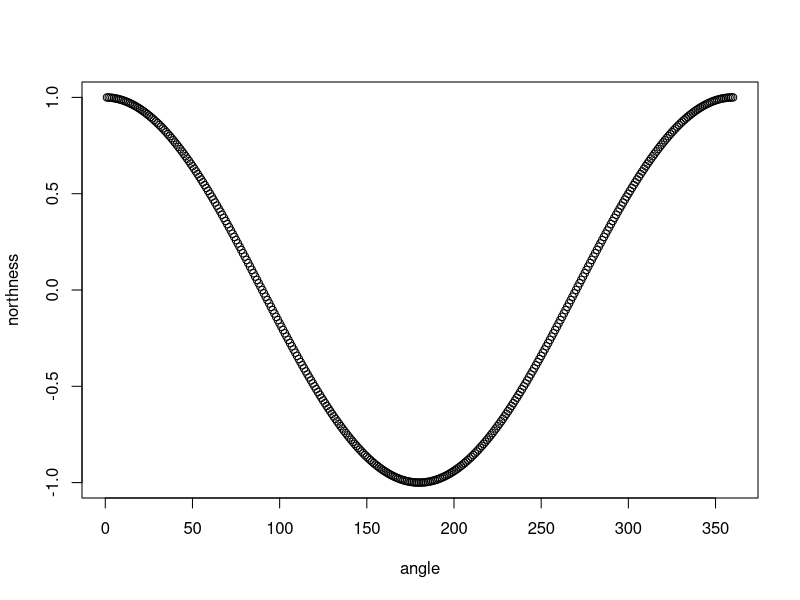
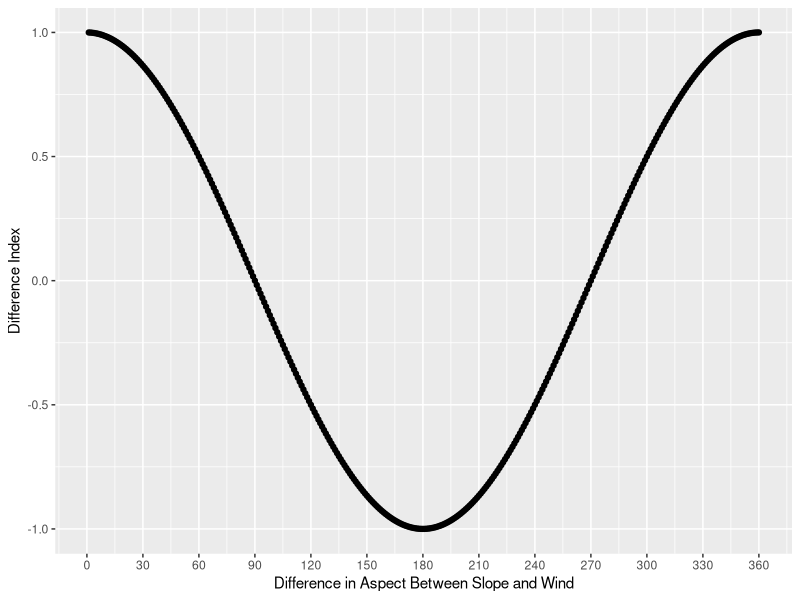
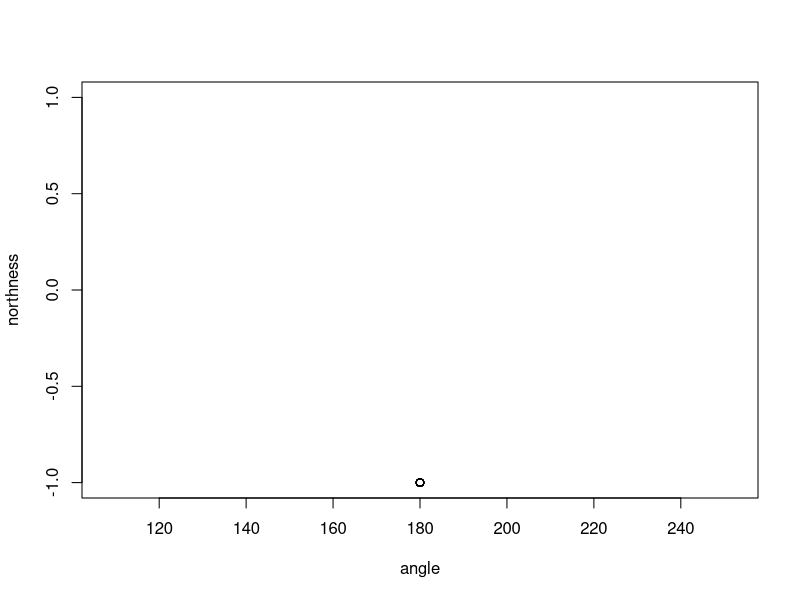

Reproduce these figures in R, in order.
library(tidyverse)

# slope = c(1, 10, 30, 60, 90, 95, 130, 150, 180, 240, 250, 300, 330, 360)
# angle = rep(90, length(slope))
# 
# wind = slope - angle
# wind[wind < 0] = wind[wind < 0] + 360
# 
# diff = slope - wind
# diff[diff < 0] = diff[diff < 0] + 360
# 
# diff.north = slope.north - wind.north
# diff.east = slope.east - wind.east
# diff = data.frame(diff.north = diff.north,
#                   diff.east = diff.east)
# diff$diff.total = abs(diff$diff.north) + abs(diff$diff.east)
# 
# plot(diff$diff.total ~ angle)

angle = seq(1, 360, by = 1)
slope = 90

wind = slope - angle
wind[wind < 0] = wind[wind < 0] + 360

diff = slope - wind
# diff[diff < 0] = diff[diff < 0] + 360
northness = cos(diff * pi / 180)
# eastness = sin(diff * pi / 180)

plot(northness ~ angle)
# plot(eastness ~ angle)

df = data.frame(difference = angle, index = northness)
ggplot(df, aes(y = index, x = difference)) +
  geom_point() +
  scale_x_continuous(name = "Difference in Aspect Between Slope and Wind", breaks = c(0, 30, 60, 90, 120, 150, 180, 210, 240, 270, 300, 330, 360)) +
  ylab("Difference Index")

slope = c(1, 10, 30, 60, 90, 95, 130, 150, 180, 240, 250, 300, 330, 360)
angle = rep(180, length(slope))

wind = slope - angle
wind[wind < 0] = wind[wind < 0] + 360

diff = slope - wind
diff[diff < 0] = diff[diff < 0] + 360
northness = cos(diff * pi / 180)
# eastness = sin(diff * pi / 180)

plot(northness ~ angle, ylim = c(-1, 1))
